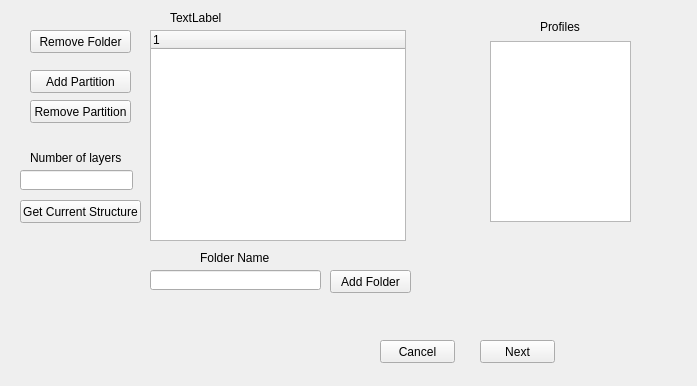
<?xml version="1.0" encoding="UTF-8"?>
<ui version="4.0">
 <class>Form</class>
 <widget class="QWidget" name="Form">
  <property name="geometry">
   <rect>
    <x>0</x>
    <y>0</y>
    <width>697</width>
    <height>386</height>
   </rect>
  </property>
  <property name="windowTitle">
   <string>Form</string>
  </property>
  <widget class="QPushButton" name="nextButton">
   <property name="geometry">
    <rect>
     <x>480</x>
     <y>340</y>
     <width>75</width>
     <height>23</height>
    </rect>
   </property>
   <property name="text">
    <string>Next</string>
   </property>
  </widget>
  <widget class="QPushButton" name="cancelButton">
   <property name="geometry">
    <rect>
     <x>380</x>
     <y>340</y>
     <width>75</width>
     <height>23</height>
    </rect>
   </property>
   <property name="text">
    <string>Cancel</string>
   </property>
  </widget>
  <widget class="QPushButton" name="addFolderButton">
   <property name="geometry">
    <rect>
     <x>330</x>
     <y>270</y>
     <width>81</width>
     <height>23</height>
    </rect>
   </property>
   <property name="text">
    <string>Add Folder</string>
   </property>
  </widget>
  <widget class="QTreeWidget" name="seeFolderWidget">
   <property name="geometry">
    <rect>
     <x>150</x>
     <y>30</y>
     <width>256</width>
     <height>211</height>
    </rect>
   </property>
   <column>
    <property name="text">
     <string notr="true">1</string>
    </property>
   </column>
  </widget>
  <widget class="QPushButton" name="backButton">
   <property name="geometry">
    <rect>
     <x>30</x>
     <y>30</y>
     <width>101</width>
     <height>23</height>
    </rect>
   </property>
   <property name="text">
    <string>Remove Folder</string>
   </property>
  </widget>
  <widget class="QListView" name="listView">
   <property name="geometry">
    <rect>
     <x>490</x>
     <y>41</y>
     <width>141</width>
     <height>181</height>
    </rect>
   </property>
  </widget>
  <widget class="QLineEdit" name="folderNameLineEdit">
   <property name="geometry">
    <rect>
     <x>150</x>
     <y>270</y>
     <width>171</width>
     <height>20</height>
    </rect>
   </property>
  </widget>
  <widget class="QLabel" name="label">
   <property name="geometry">
    <rect>
     <x>200</x>
     <y>250</y>
     <width>71</width>
     <height>16</height>
    </rect>
   </property>
   <property name="text">
    <string>Folder Name</string>
   </property>
  </widget>
  <widget class="QLabel" name="label_2">
   <property name="geometry">
    <rect>
     <x>540</x>
     <y>20</y>
     <width>47</width>
     <height>13</height>
    </rect>
   </property>
   <property name="text">
    <string>Profiles</string>
   </property>
  </widget>
  <widget class="QPushButton" name="addPartitionButton">
   <property name="geometry">
    <rect>
     <x>30</x>
     <y>70</y>
     <width>101</width>
     <height>23</height>
    </rect>
   </property>
   <property name="text">
    <string>Add Partition</string>
   </property>
  </widget>
  <widget class="QPushButton" name="removePartitionButton">
   <property name="geometry">
    <rect>
     <x>30</x>
     <y>100</y>
     <width>101</width>
     <height>23</height>
    </rect>
   </property>
   <property name="text">
    <string>Remove Partition</string>
   </property>
  </widget>
  <widget class="QPushButton" name="getCurrentStructureButton">
   <property name="geometry">
    <rect>
     <x>20</x>
     <y>200</y>
     <width>121</width>
     <height>23</height>
    </rect>
   </property>
   <property name="text">
    <string>Get Current Structure</string>
   </property>
  </widget>
  <widget class="QLabel" name="label_3">
   <property name="geometry">
    <rect>
     <x>30</x>
     <y>150</y>
     <width>101</width>
     <height>16</height>
    </rect>
   </property>
   <property name="text">
    <string>Number of layers</string>
   </property>
  </widget>
  <widget class="QLineEdit" name="layersNumberLineEdit">
   <property name="geometry">
    <rect>
     <x>20</x>
     <y>170</y>
     <width>113</width>
     <height>20</height>
    </rect>
   </property>
  </widget>
  <widget class="QLabel" name="currentPathLabel">
   <property name="geometry">
    <rect>
     <x>170</x>
     <y>10</y>
     <width>151</width>
     <height>16</height>
    </rect>
   </property>
   <property name="text">
    <string>TextLabel</string>
   </property>
  </widget>
 </widget>
 <resources/>
 <connections/>
</ui>
